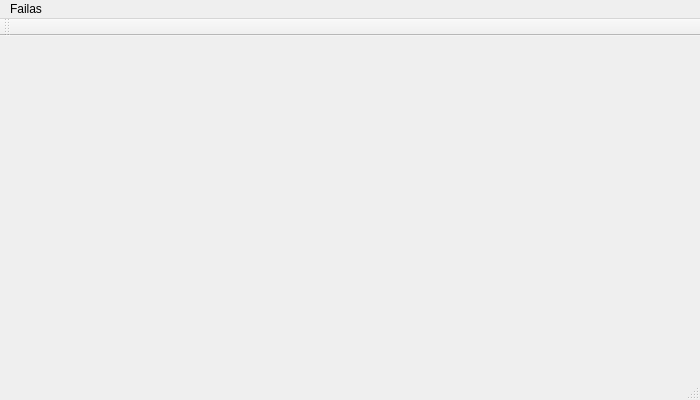
<?xml version="1.0" encoding="UTF-8"?>
<ui version="4.0">
 <class>MainWindow</class>
 <widget class="QMainWindow" name="MainWindow">
  <property name="geometry">
   <rect>
    <x>0</x>
    <y>0</y>
    <width>700</width>
    <height>400</height>
   </rect>
  </property>
  <property name="windowTitle">
   <string>MainWindow</string>
  </property>
  <widget class="QWidget" name="centralWidget"/>
  <widget class="QMenuBar" name="menuBar">
   <property name="geometry">
    <rect>
     <x>0</x>
     <y>0</y>
     <width>700</width>
     <height>21</height>
    </rect>
   </property>
   <widget class="QMenu" name="menuFailas">
    <property name="title">
     <string>Failas</string>
    </property>
    <addaction name="actionNaujas_klientas"/>
    <addaction name="actionNaujas_EKA"/>
    <addaction name="actionNaujas_modelis"/>
    <addaction name="separator"/>
    <addaction name="actionU_daryti"/>
   </widget>
   <addaction name="menuFailas"/>
  </widget>
  <widget class="QToolBar" name="mainToolBar">
   <attribute name="toolBarArea">
    <enum>TopToolBarArea</enum>
   </attribute>
   <attribute name="toolBarBreak">
    <bool>false</bool>
   </attribute>
  </widget>
  <widget class="QStatusBar" name="statusBar"/>
  <action name="actionNaujas_klientas">
   <property name="text">
    <string>Naujas klientas</string>
   </property>
  </action>
  <action name="actionNaujas_EKA">
   <property name="text">
    <string>Naujas EKA</string>
   </property>
  </action>
  <action name="actionNaujas_modelis">
   <property name="text">
    <string>Naujas modelis</string>
   </property>
  </action>
  <action name="actionU_daryti">
   <property name="text">
    <string>Uždaryti</string>
   </property>
  </action>
 </widget>
 <layoutdefault spacing="6" margin="11"/>
 <resources/>
 <connections/>
</ui>
